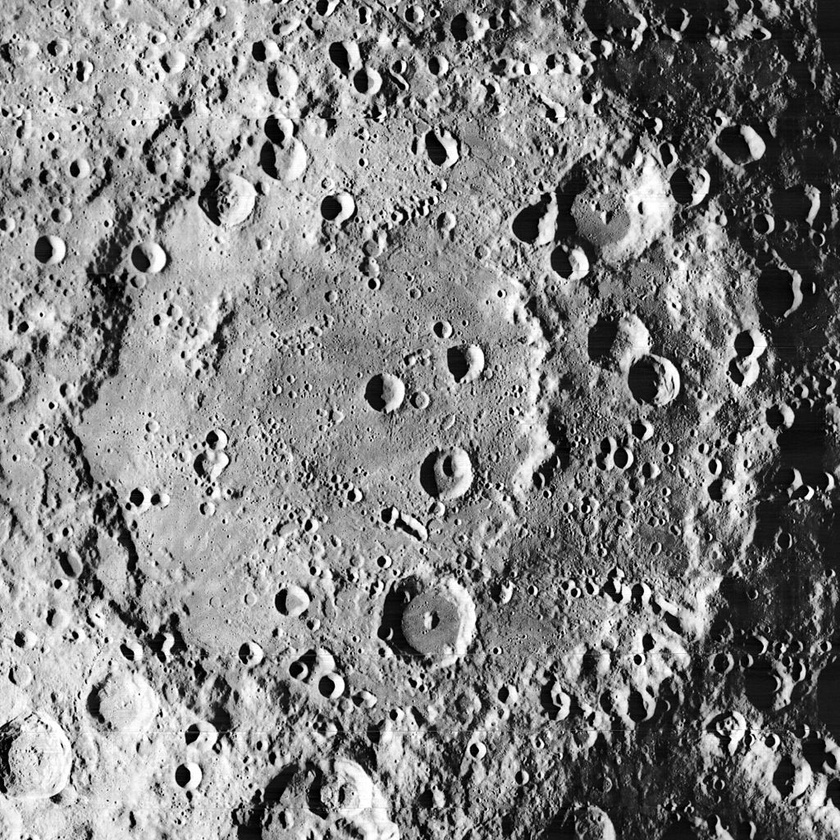
#> input picture lunar_surface.jpg, 840 x 840 px, shrunk from 1024 x 1024 before the run
$ python detect_craters_cv.py
#> lines starting #> are read from the running program, lines starting #| are printed output that depends on the picture
import cv2
import numpy as np
import matplotlib.pyplot as plt
image_path = "lunar_surface.jpg"
image = cv2.imread(image_path, cv2.IMREAD_GRAYSCALE)
#> image is the input picture: shape (840, 840); min 0, max 255, mean 128.4

if image is None:
    print("Error: Could not load image. Check the file path!")
    exit()
blurred = cv2.GaussianBlur(image, (5, 5), 0)
circles = cv2.HoughCircles(
    blurred,
    cv2.HOUGH_GRADIENT,
    dp=1.2,
    minDist=30,
    param1=50,
    param2=35,
    minRadius=10,
    maxRadius=100
)
#> circles = 547 rows, first 8: [587.4, 497.4, 99.28], [394.2, 340.2, 99.28], [545.4, 496.2, 99.28], [569.4, 461.4, 99.28], [369, 268.2, 99.28], [352.2, 451.8, 99.28], [421.8, 409.8, 99.28], [426.6, 587.4, 99.28]
output_image = cv2.cvtColor(image, cv2.COLOR_GRAY2BGR)

if circles is not None:
    circles = np.round(circles[0, :]).astype("int")
#> circles = 547 rows, first 8: [587, 497, 99], [394, 340, 99], [545, 496, 99], [569, 461, 99], [369, 268, 99], [352, 452, 99], [422, 410, 99], [427, 587, 99]
    print(f"Detected {len(circles)} potential craters!")
#| Detected 547 potential craters!

    for (x, y, r) in circles:
        cv2.circle(output_image, (x, y), r, (0, 0, 255), 2)
        cv2.circle(output_image, (x, y), 2, (255, 0, 0), 3)
#> this loop made 547 passes
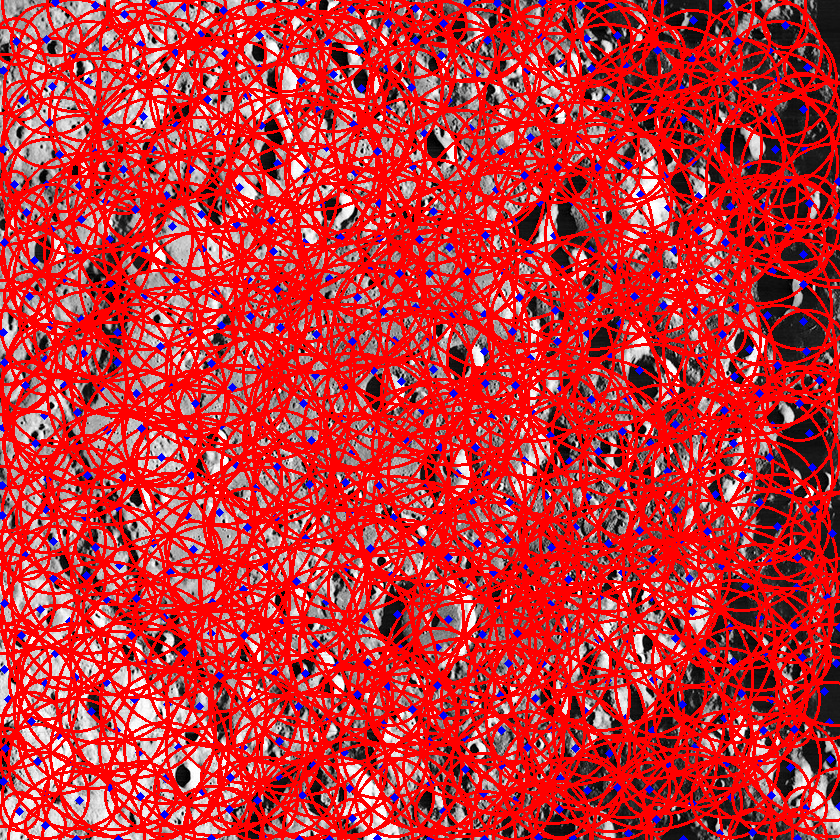
#> output_image: shape (840, 840, 3); mean B, G, R 56.2, 50.3, 196.7
else:
    print("No craters detected. Try tweaking the param2 or radius values.")
#results
plt.figure(figsize=(10, 5))
plt.subplot(1, 2, 1)
plt.title("Original Lunar Surface")
plt.imshow(image, cmap='gray')
plt.subplot(1, 2, 2)
plt.title("Detected Craters")
plt.imshow(cv2.cvtColor(output_image, cv2.COLOR_BGR2RGB))
plt.show()
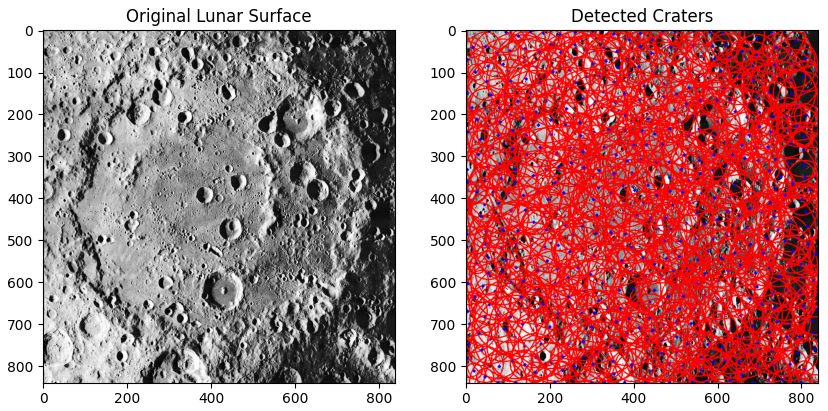
#> figure drawn by matplotlib, 2 panels
